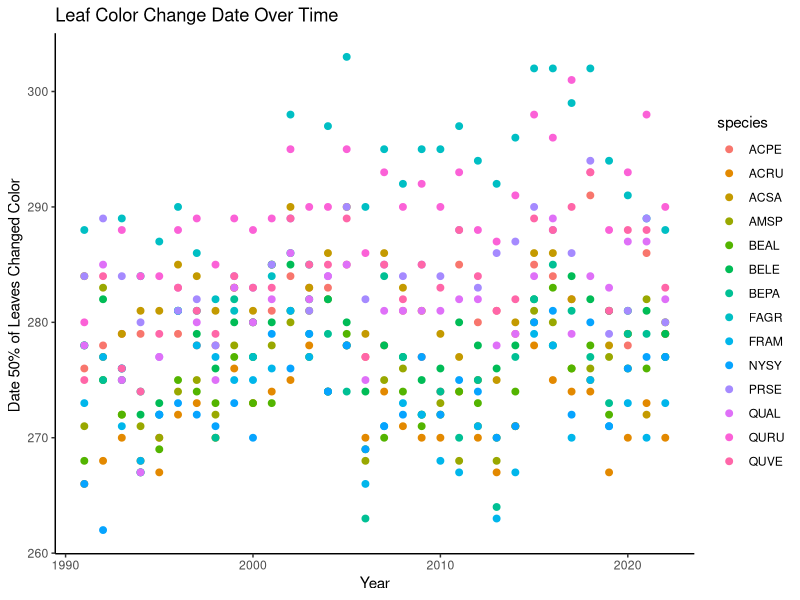

The R source for this figure:
## ---- chunk 1
knitr::opts_chunk$set(echo = TRUE)
library(tidyverse)
library(ggplot2)
## ---- chunk 2
pheno <- read.csv(file="hf003-08-fall-mean-spp.csv") #read in the data
pheno_trimmed <- pheno %>% #pipe in data
  #filter in species present for the whole dataset
  filter(species=="ACRU"|species=="ACSA"|species=="ACPE"|species=="AMSP"|
           species=="BEAL"|species=="BELE"|species=="BEPA"|species=="FAGR"|
           species=="FRAM"|species=="NYSY"|species=="PRSE"|species=="QUAL"|
           species=="QURU"|species=="QUVE")
pheno_trimmed %>% 
  ggplot(aes(x = year, y = lc_doy)) + #set year as x axis and julian day of change as the y
  geom_point(aes(color=species, fill=species), size=2) + 
  ggtitle("Leaf Color Change Date Over Time")+ #add title
  xlab("Year") + #label x axis
  ylab("Date 50% of Leaves Changed Color ") + #label y axis
  theme_classic() #changing background
## ---- chunk 3
model_1 <- lm(lc_doy~species*year,data=pheno_trimmed)
summary(model_1)
aov(lc_doy~species*year,data=pheno_trimmed)
